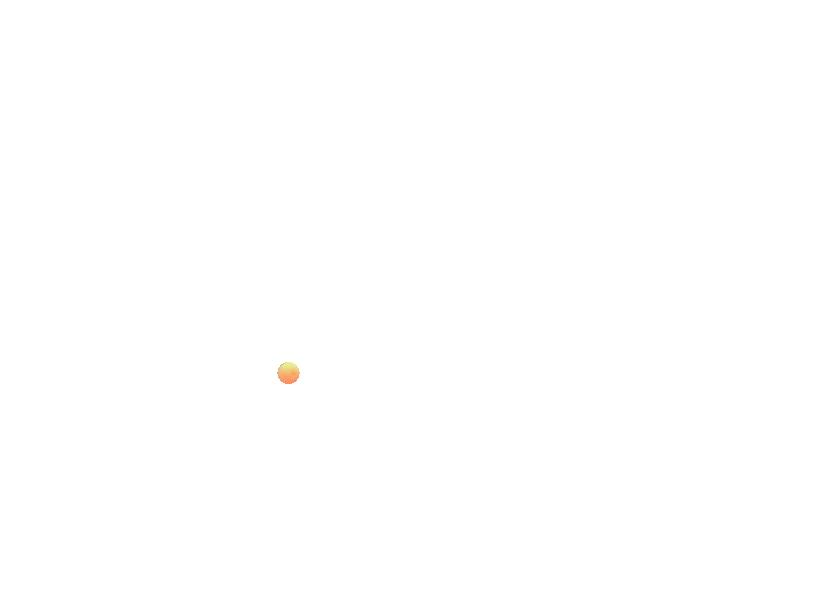
#> input picture Dataset/Orange/orange0.jpg, 824 x 593 px; its folder holds only this picture in this run
$ jupyter execute --allow-errors 'Check orange.ipynb'   (shell and % lines are left out)
#> lines starting #> are read from the running program, lines starting #| are printed output that depends on the picture; long printed decimals are rounded
[cell 1]
import cv2
import numpy as np
from matplotlib import pyplot as plt
import os
import math
import random

[cell 2]
images=[]
path = "/Dataset/Orange/"
path=os.getcwd()+path

for image in os.listdir(path):
    images.append(image)
random.seed(0)
random.shuffle(images)
l=len(images)
test_images=images[0:int(l*0.3)]
images=images[int(l*0.3):]

[cell 3]
im=cv2.imread("%s%s"%(path,'orange58.jpg'))

#> (a cell that did not finish here is left out)

## AVG HISTOGRAM

[cell 5]
histb=np.zeros((256,1))
histg=np.zeros((256,1))
histr=np.zeros((256,1))
for image in images:
        image = cv2.imread("%s%s"%(path,image))
#> image is the input picture: shape (593, 824, 3); mean B, G, R 254.9, 254.9, 255
        b,g,r=cv2.split(image)
        bv=np.ravel(b)
        rv=np.ravel(r)
        gv=np.ravel(g)
        for i,col in enumerate(gv):
            if(not(col>220 and bv[i]>220 and rv[i]>240)):
                histg[col]+=1
                histb[bv[i]]+=1
                histr[rv[i]]+=1
#> after the loop, histb = 256 values, max 11 at index 113, min 0 at index 0, mean 1.6; histg = 256 values, max 12 at index 160, min 0 at index 0, mean 1.6; histr = 256 values, max 42 at index 255, min 0 at index 0, mean 1.6

histg=histg/len(images)
histr=histr/len(images)
histb=histb/len(images)

[cell 6]
plt.plot(histb,color = 'b')
plt.plot(histg,color = 'g')
plt.plot(histr,color = 'r')
plt.show()
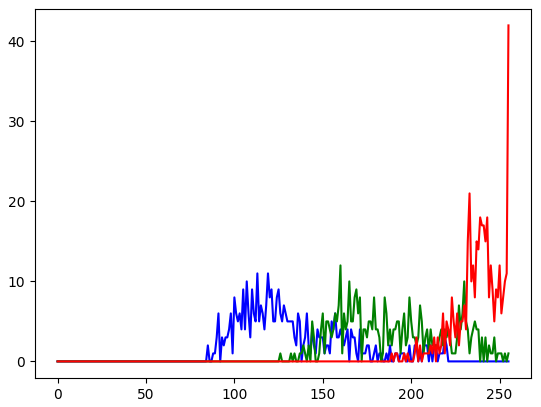
#> figure drawn by matplotlib, 1 panel; curve peaks at x = 113, y = 11; curve peaks at x = 160, y = 12; curve peaks at x = 255, y = 42

[cell 7]
def Probabilty(x_co, mean, std):
    m=mean*np.ones((1,x_co.shape[0]))
    return (1 / (std * np.sqrt(2 * np.pi))) * (np.exp(-(np.square(x_co - m)) / (2 * (std) ** 2)))

[cell 8]
pixelb=[]
pixelg=[]
pixelr=[]
for image in images:
        image = cv2.imread("%s%s"%(path,image))
        b,g,r=cv2.split(image)
        for i in range (150,500):
                   for j in range(220,800):
                                k=image[i,j]
                                if(not(k[0]>220 and k[2]>240 and k[1]>220)):
                                                                      pixelb.append(b[i,j])
                                                                      pixelg.append(g[i,j])
                                                                      pixelr.append(r[i,j])
#> after the loop, pixelb = 410 values, max 220 at index 0, min 85 at index 375, mean 133.2; pixelg = 410 values, max 255 at index 1, min 126 at index 375, mean 190; pixelr = 410 values, max 255 at index 1, min 189 at index 38, mean 238.2

pb=np.array(pixelb)
#> pb has the same summary as pixelb
pg=np.array(pixelg)
#> pg has the same summary as pixelg
pr=np.array(pixelr)
#> pr has the same summary as pixelr

## GREEN CHANNEL

[cell 9]
n = 0
mean1 = 200
mean2 = 150
# mean3 = 230

std1 = 10
std2 = 10
# std3 = 10

[cell 10]
while (n != 50):
        p1 = Probabilty(pg,mean1,std1)
        p2 = Probabilty(pg, mean2, std2)
#         p3 = Probabilty(pg, mean3, std3)

        D=p1+ p2
        b1=p1/D
        b2=p2/D
#         b3=p3/D

        mean1=np.sum(b1*pg)/(np.sum(b1))
        mean2=np.sum(b2*pg)/(np.sum(b2))
#         mean3=np.sum(b3*pg)/(np.sum(b3))

        std1=np.sqrt(np.sum(b1*np.square(pg-mean1))/np.sum(b1))
        std2=np.sqrt(np.sum(b2*np.square(pg-mean2))/np.sum(b2))
#         std3=np.sqrt(np.sum(b3*np.square(pg-mean3))/np.sum(b3))
        n = n + 1
#> this loop made 50 passes
#> (mean1, mean2, std1, std2) on passes 1 to 12: (209, 159.9, 21.33, 10.13), (209.8, 161.7, 21.65, 11.38), (210.9, 162.8, 21.37, 12.18), (211.8, 163.6, 21.01, 12.73), (212.5, 164.2, 20.68, 13.11), (213.1, 164.6, 20.4, 13.39), (213.5, 164.9, 20.18, 13.58), (213.9, 165.1, 20.01, 13.73), (214.1, 165.3, 19.88, 13.83), (214.3, 165.4, 19.78, 13.91), (214.4, 165.5, 19.7, 13.96), (214.5, 165.6, 19.64, 14.01)
#> after the loop, n = 50

[cell 11]
meang1=mean1
#> meang1 = 214.9
meang2=mean2
#> meang2 = 165.8
# meang3=mean3
stdg1=std1
#> stdg1 = 19.44
stdg2=std2
#> stdg2 = 14.14
# stdg3=std3

print('final mean- ',mean1,mean2)
#| final mean-  214.875 165.794
print('final strd- ',std1, std2)
#| final strd-  19.445 14.139

## RED CHANNEL

[cell 12]
n = 0
mean1 = 250
mean2 = 200
# mean3 = 190

std1 = 10
std2 = 10
# std3 = 10

[cell 13]
while (n != 60):
        p1 = Probabilty(pr,mean1,std1)
        p2 = Probabilty(pr, mean2, std2)
#         p3 = Probabilty(pr, mean3, std3)

        D=p1+ p2
        b1=p1/D
        b2=p2/D
#         b3=p3/D

        mean1=np.sum(b1*pr)/(np.sum(b1))
        mean2=np.sum(b2*pr)/(np.sum(b2))
#         mean3=np.sum(b3*pr)/(np.sum(b3))

        std1=np.sqrt(np.sum(b1*np.square(pr-mean1))/np.sum(b1))
        std2=np.sqrt(np.sum(b2*np.square(pr-mean2))/np.sum(b2))
#         std3=np.sqrt(np.sum(b3*np.square(pr-mean3))/np.sum(b3))
        n = n + 1
#> this loop made 60 passes
#> (mean1, mean2, std1, std2) on passes 1 to 12: (242.1, 215.6, 8.51, 9.82), (243.2, 221.3, 8.02, 11.42), (244.2, 226.1, 7.72, 12.46), (244.7, 229.1, 7.57, 13.11), (244.8, 230.5, 7.51, 13.44), (244.7, 231.1, 7.5, 13.62), (244.6, 231.3, 7.52, 13.73), (244.5, 231.5, 7.55, 13.81), (244.4, 231.5, 7.57, 13.86), (244.4, 231.6, 7.59, 13.9), (244.3, 231.6, 7.6, 13.93), (244.3, 231.7, 7.61, 13.95)
#> after the loop, n = 60

[cell 14]
meanr1=mean1
#> meanr1 = 244.2
meanr2=mean2
#> meanr2 = 231.7
# meanr3=mean3
stdr1=std1
#> stdr1 = 7.64
stdr2=std2
#> stdr2 = 14.01
# stdr3=std3
print('final mean- ',mean1,mean2)
#| final mean-  244.230 231.742
print('final strd- ',std1, std2)
#| final strd-  7.643 14.014

## BLUE CHANNEL

[cell 15]
n = 0
mean1 = 120
mean2 = 150
# mean3 = 150


std1 = 10
std2 = 10
# std3 = 10

[cell 16]
while (n != 100):
        p1 = Probabilty(pb,mean1,std1)
        p2 = Probabilty(pb, mean2, std2)
#         p3 = Probabilty(pb, mean3, std3)
        D=p1+ p2
        b1=p1/D
        b2=p2/D
#         b3=p3/D

        mean1=np.sum(b1*pb)/(np.sum(b1))
        mean2=np.sum(b2*pb)/(np.sum(b2))
#         mean3=np.sum(b3*pb)/(np.sum(b3))


        std1=np.sqrt(np.sum(b1*np.square(pb-mean1))/np.sum(b1))
        std2=np.sqrt(np.sum(b2*np.square(pb-mean2))/np.sum(b2))
#         std3=np.sqrt(np.sum(b3*np.square(pb-mean3))/np.sum(b3))

        n = n + 1
#> this loop made 100 passes
#> (mean1, mean2, std1, std2) on passes 1 to 12: (113.5, 165.8, 12.36, 25.45), (113.4, 161.2, 12.67, 28.31), (113.4, 158, 12.68, 29.95), (113.4, 156, 12.63, 30.82), (113.4, 155, 12.59, 31.26), (113.5, 154.6, 12.57, 31.48), (113.5, 154.3, 12.56, 31.59), (113.5, 154.2, 12.56, 31.64), (113.5, 154.2, 12.56, 31.67), (113.5, 154.2, 12.56, 31.69), (113.5, 154.1, 12.56, 31.7), (113.5, 154.1, 12.57, 31.7)
#> after the loop, n = 100

[cell 17]
meanb1=mean1
#> meanb1 = 113.5
meanb2=mean2
# meanb3=mean3
stdb1=std1
stdb2=std2
# stdb3=std3
print('final mean- ',mean1,mean2)
#| final mean-  113.545 154.133
print('final strd- ',std1, std2)
#| final strd-  12.567 31.705

## GAUSSIAN PLOT

[cell 18]
def gaussian(x, mu, sig):
    return ((1/(sig*math.sqrt(2*math.pi)))*np.exp(-np.power(x - mu, 2.) / (2 * np.power(sig, 2.))))


x=list(range(0, 256))


mg1=np.array([meang1])
mg2=np.array([meang2])
# mg3=np.array([meang3])
sg1=np.array([stdg1])
sg2=np.array([stdg2])
# sg3=np.array([stdg3])

g1=gaussian(x, mg1, sg1)
g2=gaussian(x, mg2, sg2)
# g3=gaussian(x, mg3, sg3)

plt.plot(g1, 'g', linestyle='-')
plt.plot(g2, 'g', linestyle='--')
# plt.plot(g3, 'g', linestyle=':')


mr1=np.array([meanr1])
mr2=np.array([meanr2])
# mr3=np.array([meanr3])
sr1=np.array([stdr1])
sr2=np.array([stdr2])
# sr3=np.array([stdr3])

r1=gaussian(x, mr1, sr1)
r2=gaussian(x, mr2, sr2)
# r3=gaussian(x, mr3, sr3)

mb1=np.array([meanb1])
mb2=np.array([meanb2])
# mb3=np.array([meanb3])
sb1=np.array([stdb1])
sb2=np.array([stdb2])
# sb3=np.array([stdb3])


b1=gaussian(x, mb1, sb1)
b2=gaussian(x, mb2, sb2)
# b3=gaussian(x, mb3, sb3)

plt.plot(b1, 'b', linestyle='-')
plt.plot(b2, 'b', linestyle='--')
# plt.plot(b3, 'b', linestyle=':')
print(max(b1))
#| 0.03172
print(max(b2))
#| 0.01258
# print(max(b3))

print(max(g1))
#| 0.02052
print(max(g2))
#| 0.02821
# print(max(g3))

print(max(r1))
#| 0.05217
print(max(r2))
#| 0.02846
# print(max(r3))

plt.plot(r1, 'r',linestyle='-')
plt.plot(r2, 'r',linestyle='--')
# plt.plot(r3, 'r',linestyle=':')
plt.show()
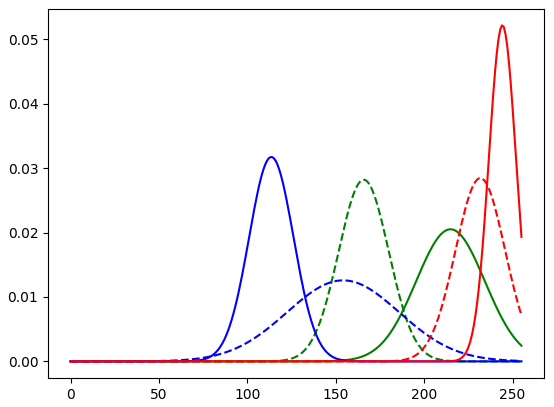
#> figure drawn by matplotlib, 1 panel; curve peaks at x = 215, y = 0.0205; curve peaks at x = 166, y = 0.0282; curve peaks at x = 114, y = 0.0317

## TRIAL IMAGE SEGMENTATION

[cell 19]
image=cv2.imread('frame.png')
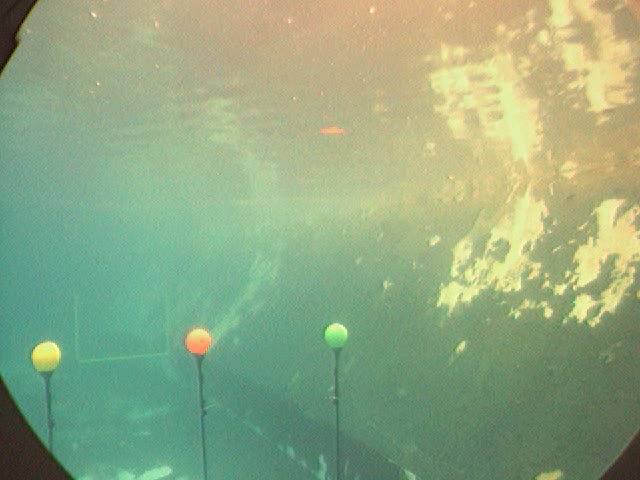
#> input picture frame.png, 640 x 480 px
#> image is the input picture: shape (480, 640, 3); mean B, G, R 130.1, 168.4, 144.9
plt.imshow(cv2.cvtColor(image,cv2.COLOR_BGR2RGB))

[cell 20]
print(max(b1))
#| 0.03172
print(max(b2))
#| 0.01258
# print(max(b3))

print(max(g1))
#| 0.02052
print(max(g2))
#| 0.02821
# print(max(g3))

print(max(r1))
#| 0.05217
print(max(r2))
#| 0.02846
# print(max(r3))

[cell 21]
# image_g=image[:,:,1]
# image_r=image[:,:,2]
# image_b=image[:,:,0]
b,g,r=cv2.split(image)
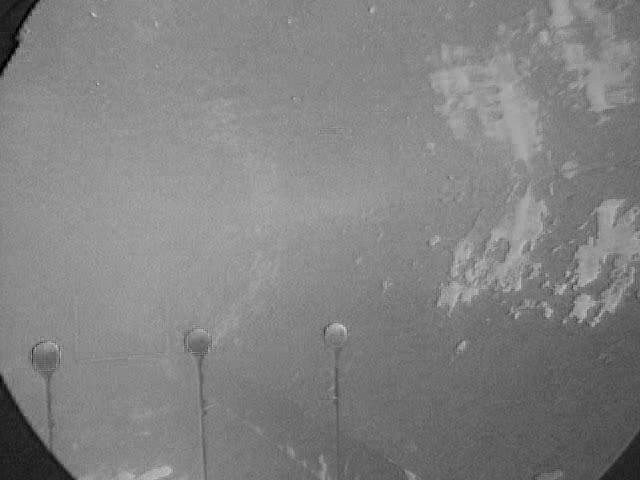
#> b: shape (480, 640); min 0, max 207, mean 130.1
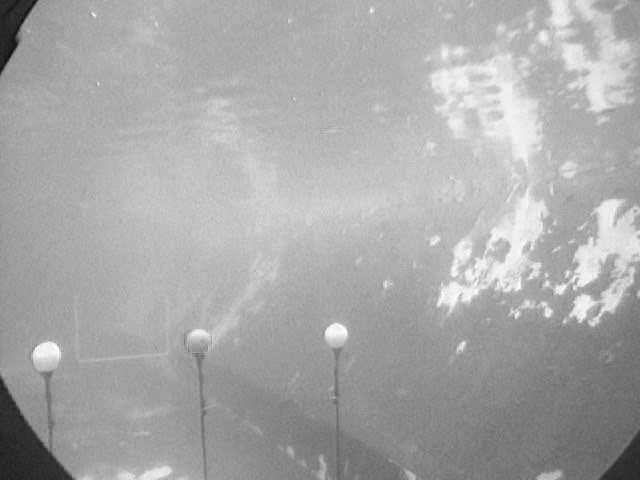
#> g: shape (480, 640); min 10, max 255, mean 168.4
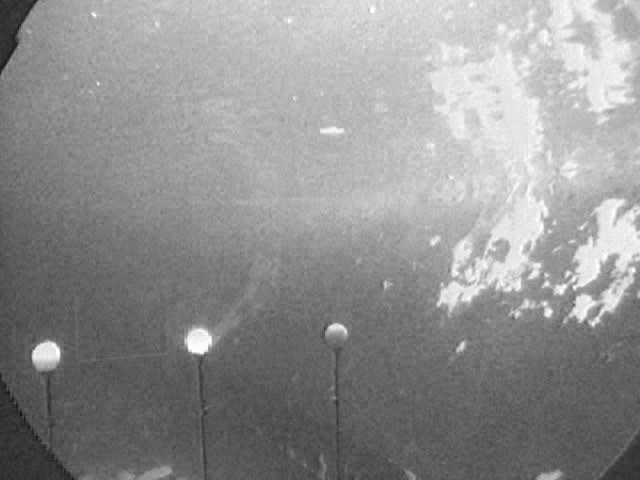
#> r: shape (480, 640); min 10, max 255, mean 144.9
img_out3=np.zeros(g.shape, dtype = np.uint8)

for index, v in np.ndenumerate(r):
    x=b[index]
    y=g[index]
    if (r1[v]>0.065 and (b2[x]>0.009 or b1[x]>0.018)):
#     if (r1[v]>0.065) :

                            img_out3[index]=255
    else:
                            img_out3[index]=0
#> this loop made 307200 passes
#> (index, v) on passes 1 to 3: ((0, 0), 45), ((0, 1), 45), ((0, 2), 52)
#> img_out3: shape (480, 640); every value is 0

[cell 22]
plt.imshow(img_out3)

[cell 23]
ret, threshold3 = cv2.threshold(img_out3, 240, 255, cv2.THRESH_BINARY)
kernel3 = np.ones((2,2),np.uint8)

dilation3 = cv2.dilate(threshold3,kernel3,iterations =6)
contours3, _= cv2.findContours(dilation3, cv2.RETR_LIST, cv2.CHAIN_APPROX_SIMPLE)

for contour in contours3:
            if cv2.contourArea(contour) > 20:
                (x,y),radius = cv2.minEnclosingCircle(contour)
                center = (int(x),int(y))
                radius = int(radius)
#                 print(radius)
                if radius > 13:
                    print(radius)
                    cv2.circle(image,center,radius,(0,0,255),2)
#> this loop made 0 passes
